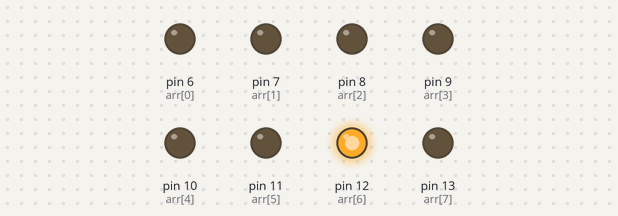
Recording of a sketch running on a simulated Arduino Uno, built with avr-gcc and run on an emulated ATmega328P. On the bench: output pins drawn as LEDs (lit = HIGH).

Above: at 0.1 s.
Timing chart, 0 to 1.6 s (numbered marks = the images above):
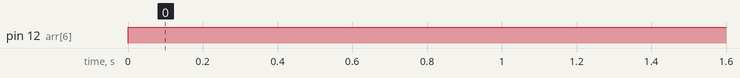

Measured:
- by itself, pin 12 (arr[6]): LOW → HIGH at 0.00 s

The sketch:

ibt2_test.ino
```cpp
const int arr[] = {6, 7, 8, 9, 10, 11, 12, 13};

void setup() {
    for (int i = 0; i < 8; i ++)
        pinMode(arr[i], OUTPUT);
}

void loop() {
    digitalWrite(13, LOW);
    digitalWrite(12, HIGH);
}
```
